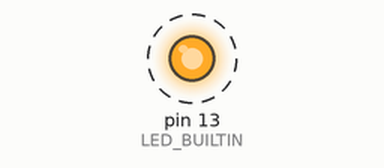
Bench run of a sketch on a simulated Arduino Uno, built with avr-gcc and run on an emulated ATmega328P. Shown: output pins drawn as LEDs (lit = HIGH). Dashed ring = blinking.

Above: at 0.5 s.
Timing chart, 0 to 4.6 s (numbered marks = the images above):
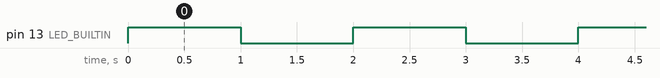

The sketch:

blink.ino
```cpp
// the setup function runs once when you press reset or power the board
void setup() {
  // initialize digital pin LED_BUILTIN as an output.
  pinMode(LED_BUILTIN, OUTPUT);
}

// the loop function runs over and over again forever
void loop() {
  digitalWrite(LED_BUILTIN, HIGH);  // turn the LED on (HIGH is the voltage level)
  delay(1000);                      // wait for a second
  digitalWrite(LED_BUILTIN, LOW);   // turn the LED off by making the voltage LOW
  delay(1000);                      // wait for a second
}
```

gptb2.cpp
```cpp
//giai phuong trinh bac 2
#include<stdio.h>
#include<math.h>
int main(){
	float a,b,c;
	printf("APP GIAI PTB2\n");
	printf("nhap 3 he so a,b,c:");
	scanf("%f %f %f",&a,&b,&c);
	//printf("test kq scanf nhap dc 3 he so a=%f,b=%f,c=%f\n",a,b,c);
	float d;
	d=b*b-4*a*c;
	if(d<0)
		printf("ptb2 ko co nghiem thuc");
	else if(d==0){
		float x=-b/(2*a);
		printf("ptb2 co nghiem 2 thuc x1=x2=%f",x);
	}else{
		float x1=(-b-sqrt(d))/(2*a);
		float x2=(-b+sqrt(d))/(2*a);
		printf("ptb2 co nghiem 2 thuc\n x1=%f\n x2=%f",x1,x2);
		//(x-2)(x-2)==0 <=>  x^2-4x+4=0  => nghiem kep x1=x2=2
	}
}
```

vd1.cpp
```cpp
#include<stdio.h>
int main(){
	printf("xin chao\n");
	double b=9.99; //ko ep
	int c=b;//ep kieu tu dong c=9
	int d=(int)b;//ep kieu chu dong
	printf("gias tri bien b=%f\n",b);
	printf("gias tri bien c=%d\n",c);
	printf("gias tri bien d=%d\n",d);
	//khi nao dung ep chu dong
	int x=10, y=4;
	double z=x/(double)y;
	//nguyen/nguyen=>nguyen : qui luat cua C
	//nguyen/thuc => thuc
	//thuc/thuc => thuc
	printf("gias tri bien z=%f\n",z);
	int aa=1234789;
	double bb=1/aa; //bb =?  : ZERO
	printf("gias tri bien bb=%f\n",bb);

	unsigned char cc = 'B';//gán kí t? B cho bi?n c || c nhan mã ascii cua kí tu B
	printf("gias tri bien char cc=%d\n",cc);
	cc=cc+1;  //cc ==66+1=67 ascii code of 'C'
	printf("cc is ascii code %d, ascii : %c\n",cc,cc);
	cc=200;  //not max over +255
	printf("cc is la so nguyen: %d\n",cc);
	int dd=44609; //1010 1110 0100 0001 ; 8 bit cuoi =0100 0001 =65
	printf("dd=%d, ascii of %d = %c\n",dd,dd,dd); //ep kieu tu dong int=>char
	char zz=(char)dd; //Mat byte cao, con lai byte thap (8 bit cuoi)
	printf("zz=%d, ascii of %d = %c\n",zz,zz,zz);
	return 0;
}
```

vd2.cpp
```cpp
//liet ke cac so nguyen la nt 1..100
#include<stdio.h>
#include<math.h>

bool is_snt(int n){
	//kiem tra so nguyen n co phai snt: phai => true else: false
	//thuat toan: neu n ko phai la snt tuc la n la hop so n=a*b, 1<a<=b
	//a max = b xay ra khi n=a*a=b*b => amax = can bac 2 of n
	//n la snt: ko tim dc cap a,b nao ma 1<a<=b : a*b=n
	int amax=sqrt(n);
	printf("kt xem %d co phai snt?\n",n);
	for(int a=2;a<=amax; a++){
		if(n%a==0) //neu n chia lay du cho a: du 0 <=> chia het:  a la 1 thanh phan trong hop so a*b==n
		{
			printf(" thu chia %d/%d ket qua chia het => %d ko phai snt ma la hop so %d=%d*%d\n",n,a,n,n,a,n/a);
			return false;
		}

		printf(" thu chia %d/%d ket qua ko chia het\n",n,a);
	}
	return true;
}
int main(){
	printf("liet ke cac so nguyen la nt 1..100:\n");
	for(int i=1;i<=100;i++){
		if(is_snt(i))
		  printf("tim thay snt: %d\n",i);
	}
}
```

vd3.cpp
```cpp
//cach hien thi so phay dong
#include<stdio.h>
int main(){
	float a=3.14;   //4 byte: ko chính xác bang
	double b=3.14;  //8 byte: chính xác hon

	printf("a=%f kich thuoc =%d bytes\n",a,sizeof(a));
	printf("a=%f kich thuoc =%d bytes\n",b,sizeof(b));

	double z=3500e6;
	printf("z=%e\n",z);
	double epsilon = 1e-4; //10^-4 so rat be
	printf("gia tri epsilon =%e = %f\n",epsilon,epsilon);
}
```

vd4.cpp
```cpp
//lam viec voi toan tu bit & | ^
#include<stdio.h>
int main(){
	printf("test toan tu bit\n");
	int a=5, b=4;
	int c = a & b; // a=5=0101, b=4=0100   a&b: thuc hien phep AND theo tung cap bit:
//
//	0101
//	0100
//	-----
//	0100  = 4
    printf("a=%d, b=%d, c=a&b=%d\n",a,b,c);
    a=7; b=8; c=a&b;  //a=7=0111  b=8=1000
//    0111
//    1000
//    ----
//    1111
	int d=a|b;  // phep OR theo tung cap bit d=1111(b) = 15
    printf("a=%d, b=%d, c=a&b=%d, d=a|b=%d\n",a,b,c,d);
    a=10; b= 20; c=a&b; d=a|b; //a=10(D)=1010(B); b=20=0001 0100; c=
//    0000 1010
//    0001 0100
//    ---1-1110 c=0, d=30

    printf("a=%d, b=%d, c=a&b=%d, d=a|b=%d\n",a,b,c,d);
    a=30; b=10; c=a&b; d=a|b;
    printf("a=%d, b=%d, c=a&b=%d, d=a|b=%d\n",a,b,c,d);
//    0001 1110
//    0000 1010
//       1 1110==d=30
//         1010==c=10(D)

    a=206; //1100 1110
    b=a & 0x0f; //clear 4 bit cao, giu lai 4 bit cuoi 0000 1110 = 14
//    0x0f = 0000 1111
//           xxxx yyyy
//           0000 yyyy
    printf("a=%d, b=%d\n",a,b);

    //a=206; //1100 1110
    a=66;  //0100 0010

    //a&0x80 : a & 1000 0000
    b = a & 0x80;
    printf("a=%d b = a & 0x80 = %d\n",a,b);
	if (a & 0x80) { //neu bit 7 of a == 1
		printf("bieu thuc dung: if chay\n");
	}else{
		printf("bieu thuc SAI: ELSE chay\n");
	}

	a=7; b=10; c=a^b;   //true table XOR: 1+1=0; 0+0=0; 1+0=0+1=1
	//  7=0111
	// 10=1010
	//xor=1101 ==13
	printf("test XOR: a=%d, b=%d, c=a^b=%d\n",a,b,c);

	a=2;     //a=   0000 0010
	b=a<<3;  //b=   0001 0000
	printf("test dich trai: a=%d, b=a<<3 = %d\n",a,b);
	a=10;   //1010   => b=0000
	b=a>>4; //dich phai a 4bit
	printf("test dich phai: a=%d, b=a>>4 = %d\n",a,b);

	a=10>2?100:200;
	printf("sau khi toan tu 3 ngoi: a=%d\n",a);
}
```

Measured:
- by itself, pin 13 (LED_BUILTIN): alternates HIGH for 1.0 s and LOW for 1.0 s
